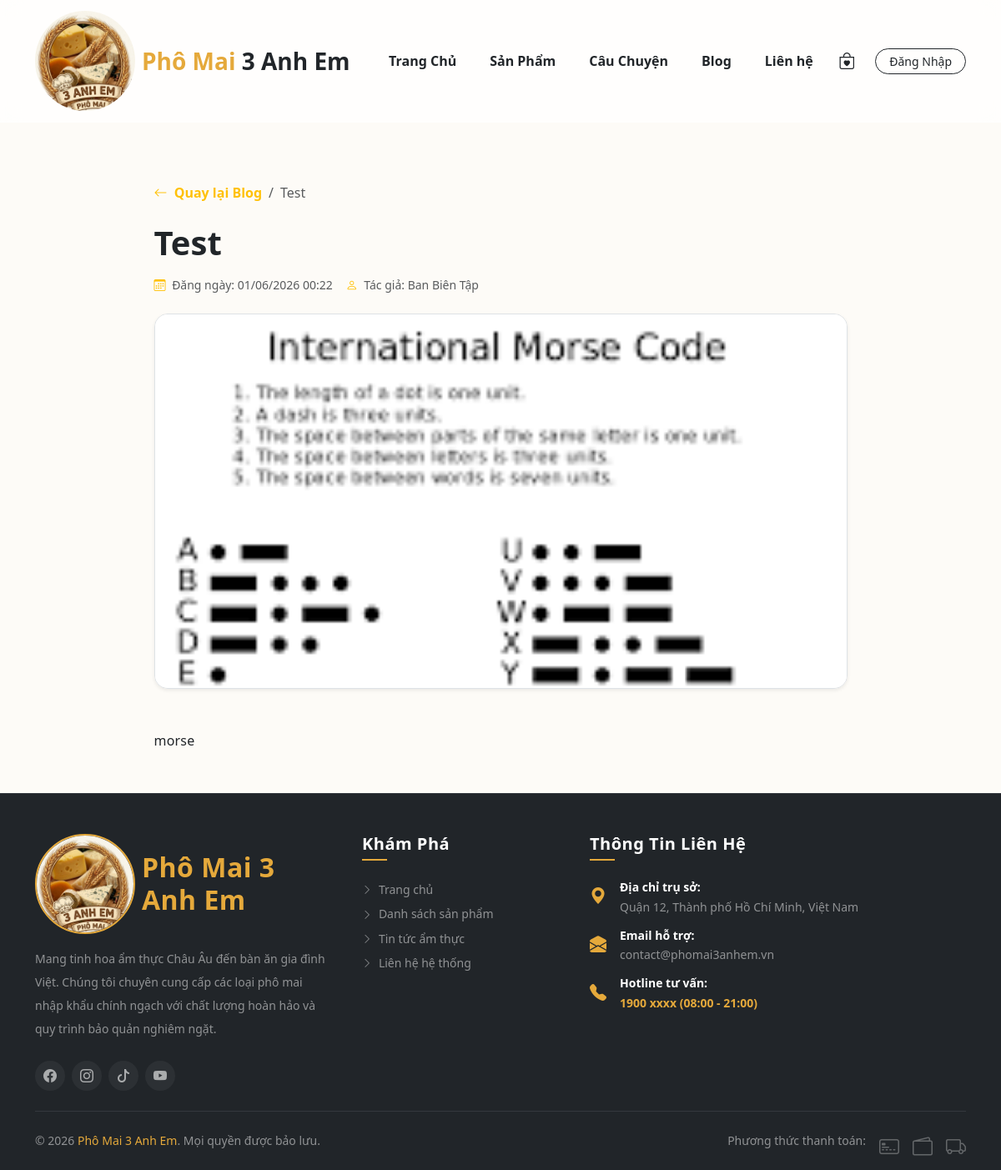
/phomai3anhem/blog-detail.php?slug=test, run on the app's committed database.
### tables this page shows
CREATE TABLE `posts` (
  `id` int(11) NOT NULL,
  `title` varchar(255) NOT NULL,
  `slug` varchar(255) NOT NULL,
  `image` varchar(255) DEFAULT 'default-post.jpg',
  `summary` varchar(500) DEFAULT NULL,
  `content` text NOT NULL,
  `created_at` timestamp NOT NULL DEFAULT current_timestamp()
);

### phomai3anhem/blog-detail.php (the view, shortened to what this page needs)
<?php
include_once 'config/db.php';
include_once 'includes/header.php';
$slug = $_GET['slug'] ?? '';
$stmt = $pdo->prepare("SELECT * FROM posts WHERE slug = ?");
$stmt->execute([$slug]);
$post = $stmt->fetch();
?>
<div class="container my-5 pt-4">
    <div class="row justify-content-center">
        <div class="col-lg-9">
            <nav aria-label="breadcrumb" class="mb-4" data-aos="fade-right">
                <ol class="breadcrumb">
                    <li class="breadcrumb-item"><a href="blog.php" class="text-warning text-decoration-none fw-bold"><i class="bi bi-arrow-left me-1"></i> Quay lại Blog</a></li>
                    <li class="breadcrumb-item active text-truncate" aria-current="page" style="max-width: 250px;"><?= htmlspecialchars($post['title']); ?></li>
                </ol>
            </nav>
            <h1 class="fw-bold text-dark display-6 mb-3" data-aos="fade-up"><?= htmlspecialchars($post['title']); ?></h1>
            <div class="d-flex align-items-center text-muted small mb-4" data-aos="fade-up" data-aos-delay="50">
                <span class="me-3"><i class="bi bi-calendar3 text-warning me-1"></i> Đăng ngày: <?= date('d/m/Y H:i', strtotime($post['created_at'])); ?></span>
                <span><i class="bi bi-person text-warning me-1"></i> Tác giả: Ban Biên Tập</span>
            </div>
            <div class="rounded-4 overflow-hidden mb-5 border shadow-sm" style="max-height: 450px;" data-aos="zoom-in">
                <img src="assets/img/<?= !empty($post['image']) ? $post['image'] : 'default-post.jpg'; ?>" class="w-100 h-100 object-fit-cover" alt="">
            </div>
            <div class="post-content text-dark fs-6" style="line-height: 1.8; letter-spacing: 0.2px;" data-aos="fade-up">
                <?= nl2br(htmlspecialchars($post['content'])); ?>
            </div>
        </div>
    </div>
</div>
<?php include_once 'includes/footer.php'; ?>

### phomai3anhem/includes/header.php (style rules this page uses)
:root { --primary-gold: #E5A93B; --bg-cream: #FDFBF7; --text-charcoal: #2C2C2C; --glass-bg: rgba(255, 255, 255, 0.7); --glass-border: rgba(255, 255, 255, 0.4); --glass-blur: blur(12px); }
body { background-color: var(--bg-cream); color: var(--text-charcoal); font-family: 'Segoe UI', Tahoma, Geneva, Verdana, sans-serif; overflow-x: hidden; }

### data on the page
posts: title "Test", created_at "01/06/2026 00:22", image (picture), content "morse"
